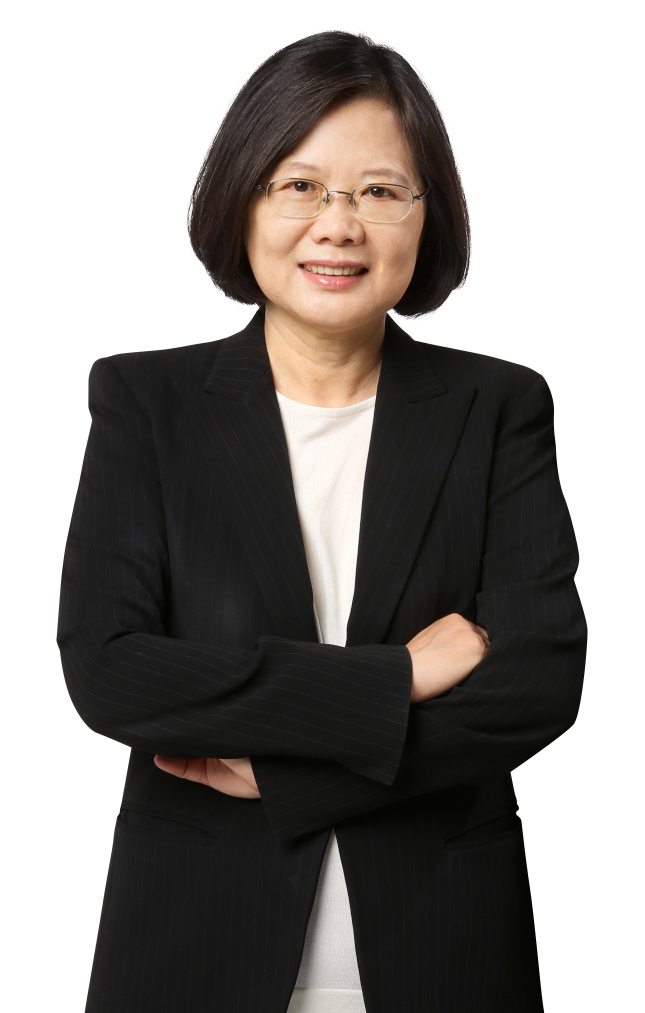
#> input picture hw6/img/vegetable_english.jpg, 1289 x 2025 px (shown at 1/2 size)
$ python hw6.py
#> lines starting #> are read from the running program, lines starting #| are printed output that depends on the picture
from PIL import Image
import numpy as np
import matplotlib.pyplot as plt

def load_image(img_path):
    """Load image into a 3D numpy array
    Arg:
        img_path: string, file path of the image file.
    Return:
        imArr: numpy array with shape (height, width, 3).
    """
#> called with img_path = './img/vegetable_english.jpg'
    with Image.open(img_path) as im:
#> im is the input picture: PIL image 1289x2025 RGB; mean R, G, B 142.4, 138.6, 135.7
        imArr = np.fromstring(im.tobytes(), dtype=np.uint8)
        imArr = imArr.reshape((im.size[1], im.size[0], 3))
    return imArr

def save_image(imArr, fpath='output.jpg'):
    """Save numpy array as a jpeg file
    Arg:
        imArr: 2d or 3d numpy array, *** it must be np.uint8 and range from [0, 255]. ***
        fpath: string, the path to save imgArr.
    """
    im = Image.fromarray(imArr)
    im.save(fpath)

def plot_curve(k, err, fpath='curve.png', show=False):
    """Save the relation curve of k and approx. error to fpath
    Arg:
        k: a list of k, in this homework, it should be [1, 5, 50, 150, 400, 1050, 1289]
        err: a list of aprroximation error corresponding to k = 1, 5, 50, 150, 400, 1050, 1289
        fpath: string, the path to save curve
        show: boolean, if True: display the plot else save the plot to fpath
    """
    plt.gcf().clear()
    plt.plot(k, err, marker='.')
    plt.title('SVD compression')
    plt.xlabel('k')
    plt.ylabel('Approx. error')
    if show:
        plt.show()
    else:
        plt.savefig(fpath, dpi=300)

def approx_error(imArr, imArr_compressed):
    """Calculate approximation error
    Arg:
        Two numpy arrays
    Return:
        A float number, approximation error
    """
    v = imArr.ravel().astype(float)
    u = imArr_compressed.ravel().astype(float)
    return np.linalg.norm(v - u) / len(v)

def svd_compress(imArr, K):
    """Compress image array using SVD decomposition.
    Arg:
        imArr: numpy array with shape (height, width, 3).
    Return:
        Compressed imArr: numpy array.
    """
    imArr_compressed = np.zeros(imArr.shape)
    # For each channel
    for ch in range(3):
        # --------------------
        # TODO:
        #     Compress the image array using SVD decomposition
        # hint:
        #     1. numpy.linalg.svd
        #     2. numpy.diag
        #     3. numpy.dot
        #
        # Your code here
        # imArr_compressed = ??
        #
        # --------------------
        u, sigma, v = np.linalg.svd(imArr[:, :, 1], full_matrices = False)
        sigma[K :] = 0
        # sigma[: 4] = 0
        sigma = np.diag(sigma)
        imArr_compressed[:, :, ch] = np.dot(u, np.dot(sigma, v))
        # print('rank : ', np.linalg.matrix_rank(imArr[:, :, ch]))

        # Make imArr_compressed range from 0 to 255
        imArr_compressed[:, :, ch] -= imArr_compressed[:, :, ch].min()
        imArr_compressed[:, :, ch] /= imArr_compressed[:, :, ch].max()
        imArr_compressed[:, :, ch] *= 255
        # Return uint8 because save_image needs input of type uint8
    return imArr_compressed.astype(np.uint8)

if __name__ == '__main__':
    img_path = './img/vegetable_english.jpg'
    imArr = load_image(img_path)

    ks = [1, 5, 50, 150, 400, 1050, 1289]
    err = []
    for k in range(5, 6):
        print("Perform SVD for k=%d ..." % k, end='\r')
        imArr_compressed = svd_compress(imArr, K=k)
        err += [approx_error(imArr, imArr_compressed)]
        save_image(imArr_compressed, 'result_{}.jpg'.format(k))
#> this loop made 1 pass
#> err on pass 1: [0.0161]
#> pass 1, `imArr_compressed = svd_compress(imArr, K=k)`:
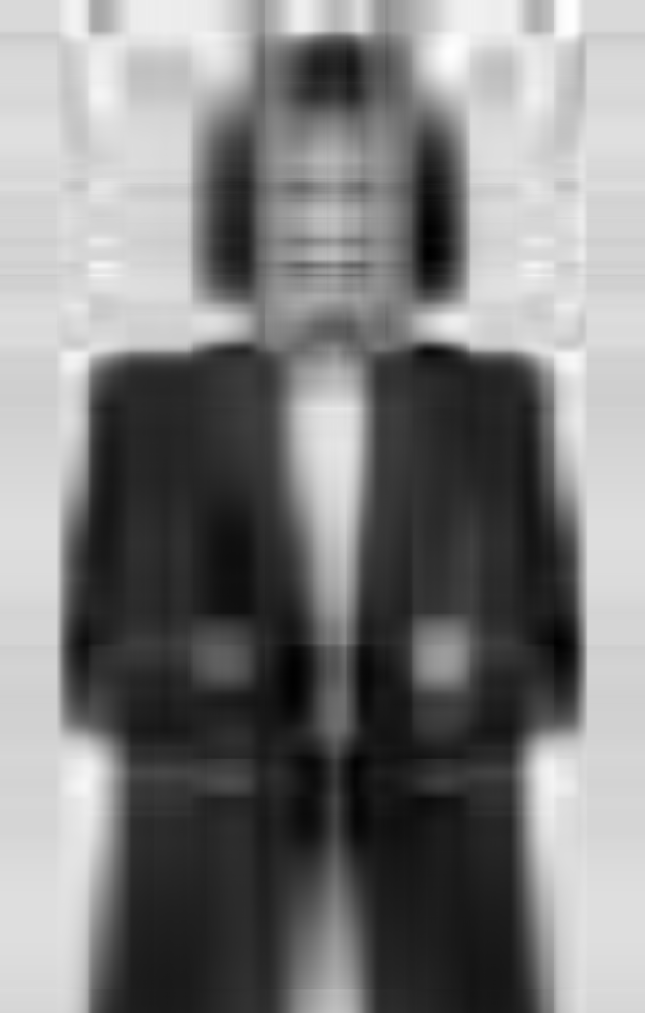
#> imArr_compressed: shape (2025, 1289, 3) (shown at 1/2 size); min 0, max 255, mean 126
        # save_image(imArr_compressed, 'gray5.jpg'.format(k))
    plot_curve(ks, err, fpath = './curve.png')
#> (the run stopped early here; a loop or call above may not have finished)
